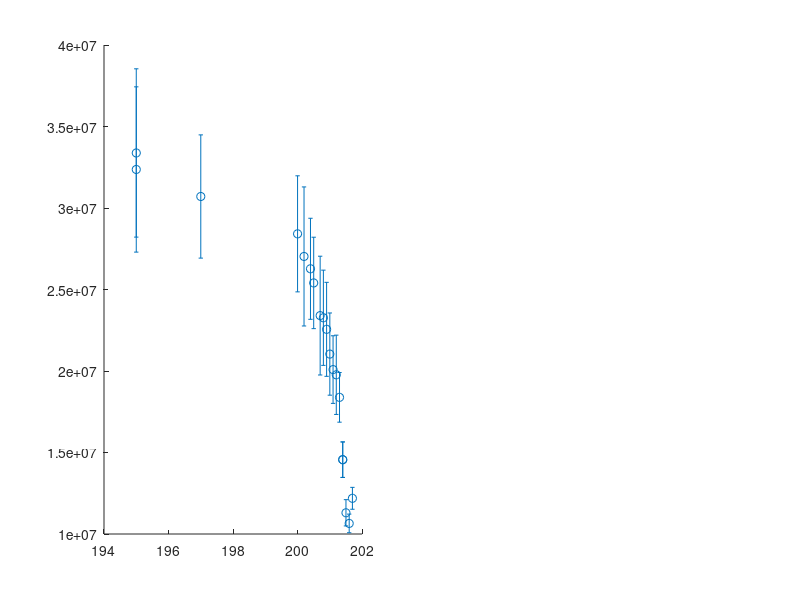

MATLAB code for this plot: (Note: this script raises an error after producing the figure.)
d1=load('quench_1Er_2v2v_09_13');
d2=load('quench_1Er_4v4v_08_28');
d3 = load('quench_1Er_4v4v_09_12');

B2a = @(Bfield) 167*(1-(6.910)./(Bfield-202.15));


figure(2000);
clf
subplot(121);
co=get(gca,'colororder');
errorbar(d1.field,d1.N,d1.N_err,'o','markerfacecolor',co(1,:),'markersize',8,'linewidth',1,'markeredgecolor',co(1,:)*.5);
hold on
errorbar(d2.field,d2.N,d2.N_err,'o','markerfacecolor',co(2,:),'markersize',8,'linewidth',1,'markeredgecolor',co(2,:)*.5);
errorbar(d3.field,d3.N,d3.N_err,'o','markerfacecolor',co(3,:),'markersize',8,'linewidth',1,'markeredgecolor',co(3,:)*.5);
xlabel('field (G)');
ylabel('counts');


legend({'2v2v 9/13','4v4v 8/28','4v4v 9/12'});


% figure(2001);
% clf
% co=get(gca,'colororder');
subplot(122);
errorbar(B2a(d1.field).^2,d1.gamma,d1.gamma_err,'o','markerfacecolor',co(1,:),'markersize',8,'linewidth',1,'markeredgecolor',co(1,:)*.5);
hold on
errorbar(B2a(d2.field).^2,d2.gamma,d2.gamma_err,'o','markerfacecolor',co(2,:),'markersize',8,'linewidth',1,'markeredgecolor',co(2,:)*.5);
errorbar(B2a(d3.field).^2,d3.gamma,d3.gamma_err,'o','markerfacecolor',co(3,:),'markersize',8,'linewidth',1,'markeredgecolor',co(3,:)*.5);
xlabel('a^2 (a_0^2)');
ylabel('decay rate (1/ms)');
legend({'2v2v 9/13','4v4v 8/28','4v4v 9/12'});
